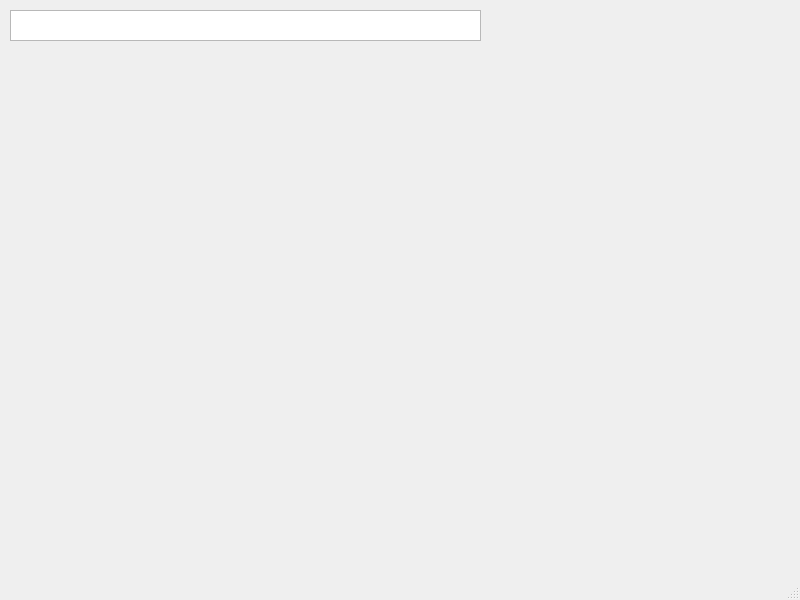
<?xml version="1.0" encoding="UTF-8"?>
<ui version="4.0">
 <class>MainWindow</class>
 <widget class="QMainWindow" name="MainWindow">
  <property name="geometry">
   <rect>
    <x>0</x>
    <y>0</y>
    <width>800</width>
    <height>600</height>
   </rect>
  </property>
  <property name="windowTitle">
   <string>MainWindow</string>
  </property>
  <widget class="QWidget" name="centralwidget">
   <widget class="QTextBrowser" name="textBrowser">
    <property name="geometry">
     <rect>
      <x>10</x>
      <y>10</y>
      <width>471</width>
      <height>31</height>
     </rect>
    </property>
   </widget>
  </widget>
  <widget class="QMenuBar" name="menubar">
   <property name="geometry">
    <rect>
     <x>0</x>
     <y>0</y>
     <width>800</width>
     <height>21</height>
    </rect>
   </property>
  </widget>
  <widget class="QStatusBar" name="statusbar"/>
 </widget>
 <resources/>
 <connections/>
</ui>
